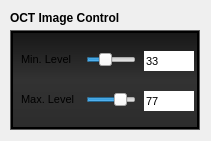
           <widget class="QFrame" name="frame_7">
            <property name="geometry">
             <rect>
              <x>920</x>
              <y>220</y>
              <width>211</width>
              <height>141</height>
             </rect>
            </property>
            <property name="styleSheet">
             <string notr="true">border: none;</string>
            </property>
            <property name="frameShape">
             <enum>QFrame::StyledPanel</enum>
            </property>
            <property name="frameShadow">
             <enum>QFrame::Raised</enum>
            </property>
            <widget class="QLabel" name="label_8">
             <property name="geometry">
              <rect>
               <x>10</x>
               <y>10</y>
               <width>161</width>
               <height>16</height>
              </rect>
             </property>
             <property name="font">
              <font>
               <weight>75</weight>
               <bold>true</bold>
              </font>
             </property>
             <property name="styleSheet">
              <string notr="true">border: none;</string>
             </property>
             <property name="text">
              <string>OCT Image Control</string>
             </property>
            </widget>
            <widget class="QFrame" name="frame_62">
             <property name="geometry">
              <rect>
               <x>10</x>
               <y>30</y>
               <width>190</width>
               <height>100</height>
              </rect>
             </property>
             <property name="minimumSize">
              <size>
               <width>190</width>
               <height>100</height>
              </size>
             </property>
             <property name="maximumSize">
              <size>
               <width>190</width>
               <height>100</height>
              </size>
             </property>
             <property name="styleSheet">
              <string notr="true">QFrame {
background-color: none;
border: 1px solid rgb(95, 95, 95)
}</string>
             </property>
             <property name="frameShape">
              <enum>QFrame::StyledPanel</enum>
             </property>
             <property name="frameShadow">
              <enum>QFrame::Raised</enum>
             </property>
             <widget class="QFrame" name="frame_63">
              <property name="geometry">
               <rect>
                <x>1</x>
                <y>1</y>
                <width>188</width>
                <height>98</height>
               </rect>
              </property>
              <property name="minimumSize">
               <size>
                <width>100</width>
                <height>50</height>
               </size>
              </property>
              <property name="maximumSize">
               <size>
                <width>190</width>
                <height>100</height>
               </size>
              </property>
              <property name="styleSheet">
               <string notr="true">QFrame {

background-color: qlineargradient(spread:pad, x1:0, y1:0, x2:0, y2:1, stop:0 rgba(23, 23, 23, 255), stop:0.497561 rgba(50, 50, 50, 255), stop:1 rgba(44, 44, 44, 255));
border: 2px solid black;
}</string>
              </property>
              <property name="frameShape">
               <enum>QFrame::StyledPanel</enum>
              </property>
              <property name="frameShadow">
               <enum>QFrame::Raised</enum>
              </property>
              <widget class="QSlider" name="horizontalSlider_3">
               <property name="geometry">
                <rect>
                 <x>75</x>
                 <y>19</y>
                 <width>50</width>
                 <height>20</height>
                </rect>
               </property>
               <property name="value">
                <number>33</number>
               </property>
               <property name="orientation">
                <enum>Qt::Horizontal</enum>
               </property>
              </widget>
              <widget class="QLabel" name="label_9">
               <property name="geometry">
                <rect>
                 <x>10</x>
                 <y>20</y>
                 <width>71</width>
                 <height>16</height>
                </rect>
               </property>
               <property name="font">
                <font>
                 <pointsize>8</pointsize>
                 <weight>50</weight>
                 <bold>false</bold>
                </font>
               </property>
               <property name="styleSheet">
                <string notr="true">border: none;
background:none;</string>
               </property>
               <property name="text">
                <string>Min. Level</string>
               </property>
              </widget>
              <widget class="QSpinBox" name="spinBox_33">
               <property name="geometry">
                <rect>
                 <x>133</x>
                 <y>20</y>
                 <width>50</width>
                 <height>20</height>
                </rect>
               </property>
               <property name="minimumSize">
                <size>
                 <width>50</width>
                 <height>0</height>
                </size>
               </property>
               <property name="font">
                <font>
                 <pointsize>8</pointsize>
                </font>
               </property>
               <property name="buttonSymbols">
                <enum>QAbstractSpinBox::NoButtons</enum>
               </property>
               <property name="value">
                <number>33</number>
               </property>
              </widget>
              <widget class="QLabel" name="label_10">
               <property name="geometry">
                <rect>
                 <x>10</x>
                 <y>60</y>
                 <width>71</width>
                 <height>16</height>
                </rect>
               </property>
               <property name="font">
                <font>
                 <pointsize>8</pointsize>
                 <weight>50</weight>
                 <bold>false</bold>
                </font>
               </property>
               <property name="styleSheet">
                <string notr="true">border: none;
background:none;</string>
               </property>
               <property name="text">
                <string>Max. Level</string>
               </property>
              </widget>
              <widget class="QSlider" name="horizontalSlider_4">
               <property name="geometry">
                <rect>
                 <x>75</x>
                 <y>59</y>
                 <width>50</width>
                 <height>20</height>
                </rect>
               </property>
               <property name="value">
                <number>77</number>
               </property>
               <property name="orientation">
                <enum>Qt::Horizontal</enum>
               </property>
              </widget>
              <widget class="QSpinBox" name="spinBox_35">
               <property name="geometry">
                <rect>
                 <x>133</x>
                 <y>60</y>
                 <width>50</width>
                 <height>20</height>
                </rect>
               </property>
               <property name="minimumSize">
                <size>
                 <width>50</width>
                 <height>0</height>
                </size>
               </property>
               <property name="maximumSize">
                <size>
                 <width>50</width>
                 <height>16777215</height>
                </size>
               </property>
               <property name="font">
                <font>
                 <pointsize>8</pointsize>
                </font>
               </property>
               <property name="styleSheet">
                <string notr="true"/>
               </property>
               <property name="buttonSymbols">
                <enum>QAbstractSpinBox::NoButtons</enum>
               </property>
               <property name="value">
                <number>77</number>
               </property>
              </widget>
             </widget>
            </widget>
           </widget>
